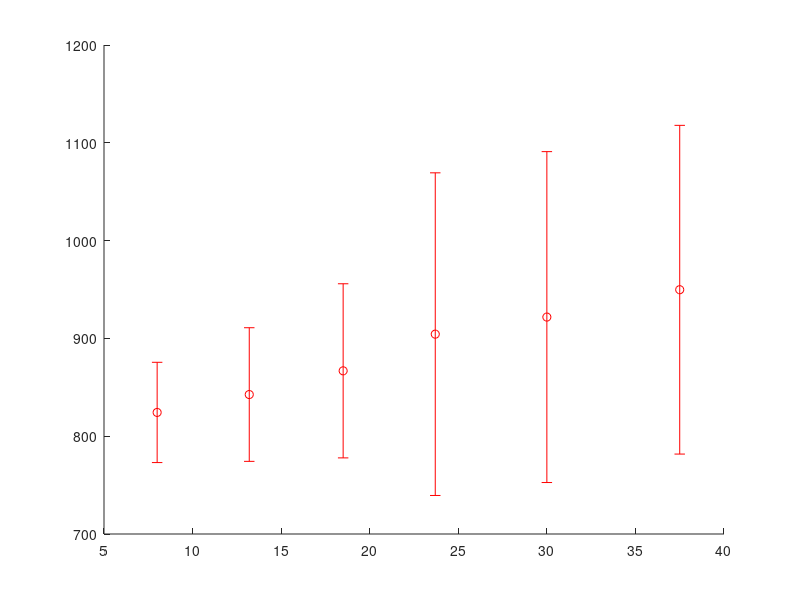

Recreate this plot in MATLAB. (Note: this script raises an error after producing the figure.)
clear; close all;
%%
addpath 'C:\Users\mmgee\Box\Michelle-Gee\Research\MI model'
addpath(genpath('C:\Users\mmgee\AppData\Local\Temp\Mxt231\RemoteFiles'))
addpath(genpath('/lustre/ogunnaike/users/2420/matlab_example/matlab_slurm/ACC2024-02-02-2024/'))
addpath('/lustre/ogunnaike/users/2420/matlab_example/matlab_slurm/UnitTests/')
addpath('/lustre/ogunnaike/users/2420/matlab_example/matlab_slurm/Mastitskaya2012/')
% cd ..
my_dir = pwd;
addpath(genpath(my_dir))
%% Set up parallel pool
% myCluster = parcluster('local');
% myCluster.NumWorkers = str2double(getenv('SLURM_CPUS_ON_NODE')) / str2double(getenv('SLURM_CPUS_PER_TASK'));
% myCluster.JobStorageLocation = getenv('TMPDIR');
% myPool = parpool(myCluster, myCluster.NumWorkers);

%% Fit Osculati 1990 mean data
% load data
neckChamberPressure = [8	13.2	18.5	23.7	30	37.5]; % mm hg
RRbase = 777.8; % +/- 34.7 msec
deltaRR = [46.50360279	64.79801636	89.04640376	126.5452133	144.0065953	171.9898378];
SEM = [7.550265772	10.06205045	13.11093148	24.29514847	24.91603345	24.7516633]; % msec
num = 12;
SD = SEM.* sqrt(num); % standard deviation
CI95 = 1.96.* SD;
RR_Osculati = RRbase + deltaRR;

% Curve not a good fit for data
% [A1,A2,A3,A4] = sigmoidRegression(neckChamberPressure',RR') % inputs must be column vectors
%% Plot
% data
x = neckChamberPressure;
y = RR_Osculati;
errors = CI95;

% Plot the line
ms = 8;
figure;
hold on;
errorbar(x, y, errors,'ro', 'MarkerFaceColor','r','MarkerSize',ms);

% Add labels and title
xlabel('Neck chamber pressure (mm Hg)');
ylabel('RR interval (ms)');
% title('Line with Shaded Region (Standard Error)');
legend('Osculati 1990')
set(gca,'FontSize',14)

% Show plot
hold off;

%% change these liens
% load PI individual parameters
% matFilename = [filename 'FilteredDistribution.mat'];
date = '06232024';
load('FilteredDistribution_061824.mat')
matFilename = 'FilteredDistributionIdx_061824.mat';
load(matFilename) % gives 'idxStore','sampleSet'


HR_preIR = HRstore;
MAP = MAPstore;
NAactivity_preIR = NAactivityStore;
DMVactivity_preIR = DMVactivityStore;
sympActivity_preIR = sympActivityStore;



% Change these
numPatients = length(idxStore);


%% change this line
% countTotal = 0;
BPvalues = -70:10:90; % neck chamber pressure
zeroIdx = find(BPvalues == 0);
% 
% mdlName     = 'ICN_model_v15_Mastitskaya2012_control_r2020b';
% % idxFail = 212;%[1 2 3 4 5 6 7 73 100 107 134 138 150 167];
% for i = 30:40%numPatients
% 
%     parameters = sampleSet(idxStore(i),:);
    numSampleSets = 100;
%     variationFactor = 1.5;
%     mdlAlternative = 1;
%     filename = ['postIR_cardiac_' date '_' num2str(i)];
%     HR_PI_mdl = HR_preIR(idxStore(i),zeroIdx);
%     MAP_PI_mdl = MAP(idxStore(i),zeroIdx);
% 
%     BRS_preIR = A2Store(idxStore(i)); % preIR sigmoid slope parameter
%         [HR_mdl,MAP_mdl,SP_postIR,DP_postIR,CO_postIR,paramMatrix,...
%     NA_activity_postIR,DMV_activity_postIR, sympActivity, SDRR_postIR, RMSSD_postIR, ...
%     pNN50_postIR, crit, A] = paramEstimationHRMAP_global(parameters,...
%     mdlName,numSampleSets,variationFactor,HR_PI_mdl,MAP_PI_mdl,...
%     mdlAlternative,NAactivity_preIR,DMVactivity_preIR,...
%     sympActivity_preIR,BRS_preIR,filename);
% 
% 
%     save(['./plots/paramEstimation/' filename '.mat'], ...
%         'HR_mdl','MAP_mdl','SP_postIR','DP_postIR','CO_postIR','paramMatrix',...
%     'NA_activity_postIR','DMV_activity_postIR', 'sympActivity', 'SDRR_postIR', 'RMSSD_postIR', ...
%     'pNN50_postIR', 'crit', 'A')
%     i
% 
%     % Combine all data into a struct for all preIR models
%     postIRstore(i).MAP = MAP_mdl; 
%     postIRstore(i).HR = HR_mdl;
%     postIRstore(i).SP = SP_postIR;
%     postIRstore(i).DP = DP_postIR;
%     postIRstore(i).CO = CO_postIR;
%     postIRstore(i).HR = HR_mdl;
%     postIRstore(i).params = paramMatrix;
%     postIRstore(i).NA = NA_activity_postIR;
%     postIRstore(i).DMV = DMV_activity_postIR;
%     postIRstore(i).symp = sympActivity;
%     postIRstore(i).SDRR = SDRR_postIR;
%     postIRstore(i).RMSSD = RMSSD_postIR;
%     postIRstore(i).pNN50 = pNN50_postIR;
%     postIRstore(i).crit = crit;
%     postIRstore(i).Avals = A;
% end

matFilename = ['postIR_cardiac_' date '.mat'];
load(matFilename)
% save(matFilename, 'postIRstore') % postIR_idx is model sub idx for accepted postIR models

%% Unpack postIR models to plot HRMAP bar plot
% indices of non-empty fields
indices_i = [];
indices_j = [];
preIR_MAP_models = [];
preIR_HR_models = [];
postIR_HR_models = [];
postIR_MAP_models = [];
preIR_idx = [];
reps = zeros(1,numPatients);

% Loop through struct array
for i = 1:numPatients % preIR idx loop
    indices_j = [];
    for j = 1:numSampleSets % postIR idx loop
    % Check if systolic pressure is in range
        if postIRstore(i).crit(j,1) == 1
            % Check HR
            if postIRstore(i).crit(j,2) == 1
                % Check MAP decrease
                % if postIRstore(i).crit(j,3) == 1
                    % Check HR within 20% change
                    % if postIRstore(i).crit(j,4) == 1
                        indices_i = [indices_i, i];
                        indices_j = [indices_j, j]; 
                        postIR_HR_models = [postIR_HR_models postIRstore(i).HR(j)];
                        postIR_MAP_models = [postIR_MAP_models postIRstore(i).MAP(j)];
                    % end
                % end
            end
        end
    end
    reps(i) = length(indices_j); % number of accepted postIR mdoels per preIR model
    preIR_idx = [preIR_idx i];
end


for i = 1:numPatients
    preIR_HR_models = [preIR_HR_models repmat(HR_preIR(idxStore(preIR_idx(i)),zeroIdx),1,reps(i))];
    preIR_MAP_models = [preIR_MAP_models repmat(MAP(idxStore(preIR_idx(i)),zeroIdx),1,reps(i))];
end

altMdlName = 'cardiac';
Mastitskaya_plot_bar_HRMAP(preIR_MAP_models, postIR_MAP_models, preIR_HR_models, postIR_HR_models,altMdlName)

%% tSNE of crit matrix
% color by preIR model?-- yes to tell us which individuals can and can't
% compensate
% perplexity = 5;
% rng default
% 
% % format data into a single matrix
% Xdata = zeros(numPatients*numSampleSets,7);
% for i = 1:numPatients
%     start = 1 + (i-1)*numSampleSets;
%     stop = i*numSampleSets;
% 
%     Xdata(start:stop,1:7) = postIRstore(i).crit(:,1:7);
% end
% 
% 
% % tSNE-- label postIR vs preIR
% Y = tsne(Xdata,'Algorithm','barneshut','Distance','cityblock','Perplexity',perplexity,'Standardize',0);% 
% 
% % label based on preIR model
% pre_idx = 1:1:size(Xdata,1);
% % preallocate
% % obslabels = repmat({'No post-IR model'},1,size(Xdata,1));
% % obslabels(hasPostIRmdlIdx) = {'Has post-IR model'};
% obslabels = repmat({num2str(1)},numPatients*numSampleSets,1);
% 
% for i = 2:numPatients
%     start = 1 + (i-1)*numSampleSets;
%     stop = i*numSampleSets;
%     labels = {num2str(i)};
%     idx = start:1:stop;
%     obslabels(idx) = labels;
% end
% 
% 
% 
% figure;
% b = gscatter(Y(:,1),Y(:,2),obslabels);
% xlabel('t-SNE 1')
% ylabel('t-SNE 2')
% set(gca,'FontSize',16)
% saveas(gcf,['prepostIRaccepted_tsne_cardiac_' date '.png'])

%% Plot parameter distributions for pre-IR and post-IR
% preIR_parameters = sampleSet(idxStore,42:46);
% postIR_parameters = paramStore(:,42:46);
% parameterNames = {'C_{la} (mL/mm Hg)','P_{0lv} (mm Hg)','k_{Elv} (mm Hg^{-1})','V_{ulv} (mL)','fes_{inf} (Hz)'};
% saveFilename = ['cardiac_paramDist_' date '.png'];
% plot_paramDist(preIR_parameters, postIR_parameters, parameterNames, saveFilename)

%% loop to load mat files for ['postIR_cardiac_' num2str(i) '_barocurve.png.mat']-- gives BPvalues, HR-- plot in a loop over Osculati 1990 data
purple = [0.4940 0.1840 0.5560];
goldenrod = [0.9290 0.6940 0.1250];
green = [0.4660 0.6740 0.1880];
lightblue = [0.3010 0.7450 0.9330];
mdlcolor = {purple,green,'m',lightblue,goldenrod,'c'};

postIRbarocurve_filename = 'postIR_cardiac_06182024';
postIRstore_filename = 'postIR_cardiac_06182024.mat';
BPvalues = -70:10:90;
brown = [196/255 153/255 124/255];
color = purple;
filename = ['overlaid_barocurve_cardiac' date '.png'];
plot_overlaid_barocurve(postIRstore_filename,color,postIRbarocurve_filename)

%% Exit code
% close_system
% delete(myPool);
% exit
